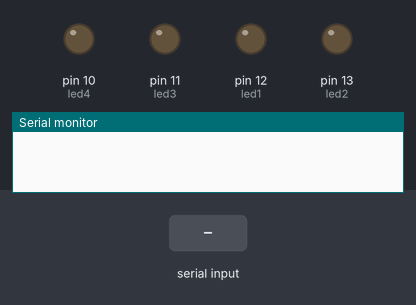
This sketch was run on a simulated Arduino Uno, built with avr-gcc and run on an emulated ATmega328P. Parts: output pins drawn as LEDs (lit = HIGH), the last lines printed to the serial monitor. The inputs (shaded band) are chosen by the test bench.

Above: at 1.2 s.
1.3 s: "1" received over Serial
At 3.2 s:
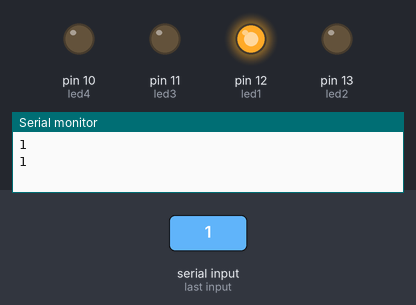
3.5 s: "2" received over Serial
At 4.8 s:
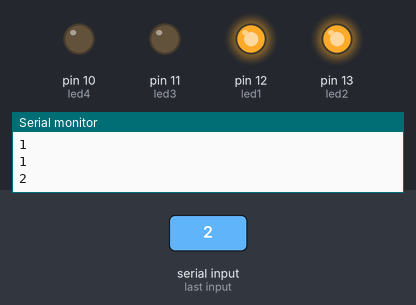
5.5 s: "3" received over Serial
At 6.3 s:
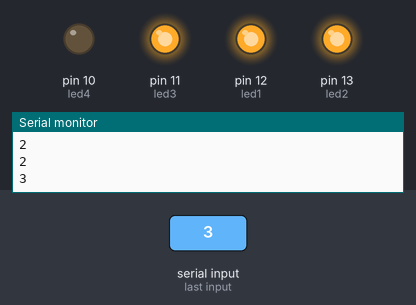
7.5 s: "4" received over Serial
At 9.0 s:
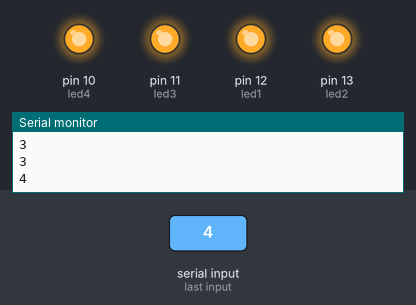
Timing chart, 0 to 10.5 s (numbered marks = the images above; inputs shaded):
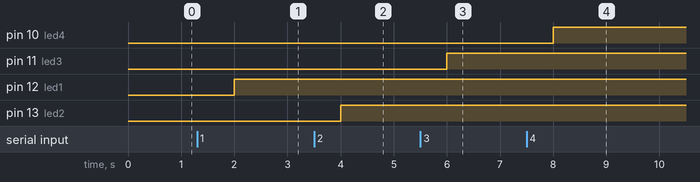

Measured:
- after the input at 1.3 s, pin 12 (led1): LOW → HIGH after 0.70 s
- after the input at 3.5 s, pin 13 (led2): LOW → HIGH after 0.50 s
- after the input at 5.5 s, pin 11 (led3): LOW → HIGH after 0.50 s
- after the input at 7.5 s, pin 10 (led4): LOW → HIGH after 0.50 s

The sketch:

CONTROLLING_LED_USING_INPUT.ino
```cpp
const int led1=12, led2=13, led3=11, led4=10;
char a;
void setup() {
  // put your setup code here, to run once:
  Serial.begin(9600);
  pinMode(led1, OUTPUT);
  pinMode(led2, OUTPUT);
  pinMode(led3, OUTPUT);
  pinMode(led4, OUTPUT);


}

void loop() {
  // put your main code here, to run repeatedly:
  if (Serial.available())
  {
    a= Serial.read();
  }
   if (a=='1')
  {
    digitalWrite(led1, HIGH);
    Serial.println(a);
  }
   if (a=='2')
  {
    digitalWrite(led2, HIGH);
    Serial.println(a);
  }
   if (a=='3')
  {
    digitalWrite(led3, HIGH);
    Serial.println(a);
  }
   if (a=='4')
  {
    digitalWrite(led4, HIGH);
    Serial.println(a);
  }
  else if(a=='0')
  {
    Serial.println("OFF");
    digitalWrite(led1, LOW);
    digitalWrite(led2, LOW);
    digitalWrite(led3, LOW);
    digitalWrite(led4, LOW);

  }
  delay(1000);
}
```
